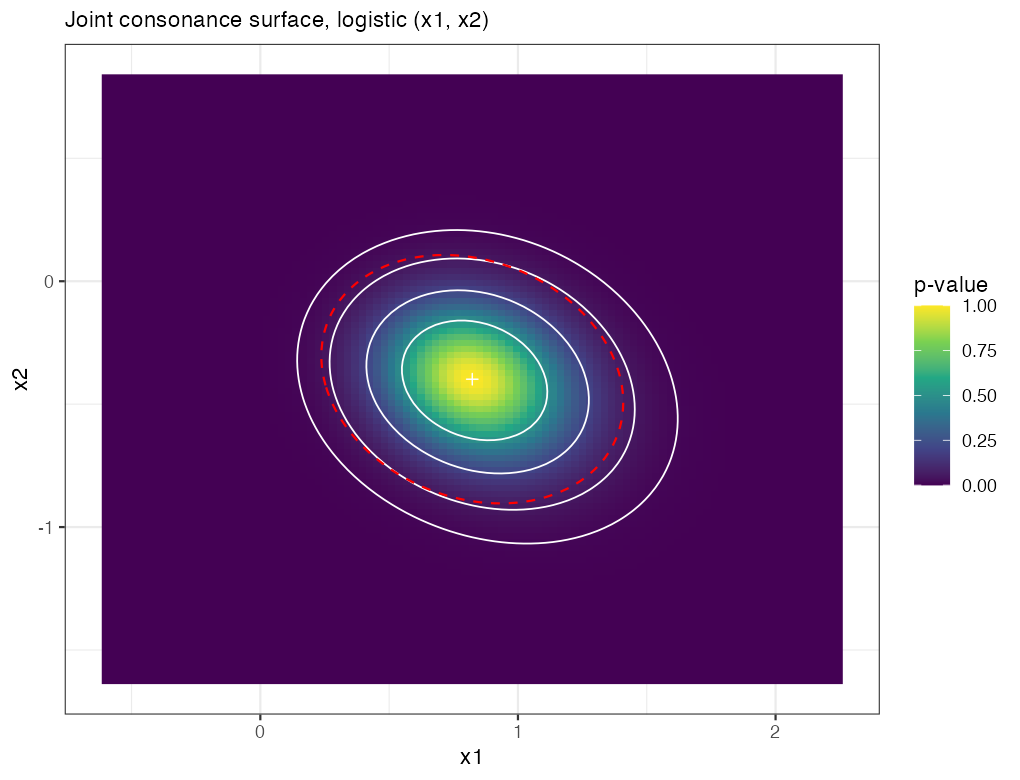

Reproduce this figure in R.
## =====================================================================
## conf_region(): a wrapper for joint confidence (consonance) regions
##
## For a parameter PAIR, the object of interest is not one ellipse at
## one alpha but the whole consonance SURFACE: at every grid point
## (t1, t2), the p-value for the joint hypothesis (theta1, theta2) =
## (t1, t2). Every confidence region at every level is a contour of
## this surface -- the 2D version of the consonance curve.
##
## Methods:
##   "lr"      profile likelihood-ratio region: fix the pair, refit
##             everything else, calibrate the deviance drop by chi^2_2.
##             (glm families with fixed dispersion: binomial, poisson.)
##   "wald"    quadratic approximation from vcov(); cheap, symmetric,
##             and wrong exactly when you care (small n, curvature).
##   "exact"   linear models only: the F-calibrated ellipse, which is
##             exact under normal errors.
##
## S3 interface:
##   conf_region(fit, parm = c("x1","x2"), method, level, steps, expand)
## returns a list: grid data.frame (t1, t2, stat, pvalue, svalue),
## boundary polygons per level, and metadata. Methods for lm, glm, and
## a default taking any negative log-likelihood function.
## =====================================================================

conf_region <- function(object, ...) UseMethod("conf_region")

.grid_from_wald <- function(est, V, steps, expand) {
  r <- expand * sqrt(qchisq(0.999, 2))
  s1 <- sqrt(V[1, 1]); s2 <- sqrt(V[2, 2])
  list(t1 = seq(est[1] - r * s1, est[1] + r * s1, length.out = steps),
       t2 = seq(est[2] - r * s2, est[2] + r * s2, length.out = steps))
}

.finish <- function(grid_df, est, levels, method, parm) {
  grid_df$pvalue <- pchisq(grid_df$stat, df = 2, lower.tail = FALSE)
  grid_df$svalue <- -log2(grid_df$pvalue)
  structure(list(grid = grid_df, estimate = est, parm = parm,
                 levels = levels, method = method,
                 cutoffs = qchisq(levels, 2)),
            class = "conf_region")
}

## ---- default: any negative log-likelihood --------------------------
## nll(theta_full) with `parm` giving the two indices of interest;
## remaining coordinates are profiled out with optim (warm-started
## column by column, which matters: cold starts on a fine grid both
## waste time and occasionally converge to the wrong branch).
conf_region.default <- function(object, start, parm = 1:2,
                                method = "lr", levels = c(.5, .8, .95, .99),
                                steps = 61, expand = 1.6, hessian_V = NULL, ...) {
  nll <- object
  opt <- optim(start, nll, method = "BFGS", hessian = TRUE)
  est <- opt$par[parm]
  V <- if (is.null(hessian_V)) solve(opt$hessian)[parm, parm] else hessian_V
  g <- .grid_from_wald(est, V, steps, expand)

  nuis <- setdiff(seq_along(start), parm)
  prof_nll <- function(t1, t2, warm) {
    if (!length(nuis)) {
      th <- start; th[parm] <- c(t1, t2); list(v = nll(th), warm = warm)
    } else {
      o <- optim(warm, function(nu) {
        th <- numeric(length(start)); th[parm] <- c(t1, t2); th[nuis] <- nu
        nll(th)
      }, method = "BFGS")
      list(v = o$value, warm = o$par)
    }
  }

  stat <- matrix(NA_real_, steps, steps)
  warm0 <- opt$par[nuis]
  for (i in seq_len(steps)) {
    warm <- warm0
    for (j in seq_len(steps)) {
      pr <- prof_nll(g$t1[i], g$t2[j], warm)
      stat[i, j] <- 2 * (pr$v - opt$value); warm <- pr$warm
    }
  }
  gd <- expand.grid(t1 = g$t1, t2 = g$t2)
  gd$stat <- pmax(0, as.vector(t(stat)))
  .finish(gd, est, levels, "lr", parm)
}

## ---- glm: profile LR via offset refits ------------------------------
conf_region.glm <- function(object, parm, method = c("lr", "wald"),
                            levels = c(.5, .8, .95, .99),
                            steps = 61, expand = 1.6, ...) {
  method <- match.arg(method)
  if (method == "lr" &&
      !object$family$family %in% c("binomial", "poisson"))
    stop("LR calibration here assumes fixed dispersion (binomial/poisson).")
  X <- model.matrix(object); cf <- coef(object)
  stopifnot(all(parm %in% colnames(X)))
  est <- cf[parm]; V <- vcov(object)[parm, parm]
  g <- .grid_from_wald(est, V, steps, expand)
  gd <- expand.grid(t1 = g$t1, t2 = g$t2)

  if (method == "wald") {
    gd$stat <- mahalanobis(as.matrix(gd), center = est, cov = V)
    return(.finish(gd, est, levels, "wald", parm))
  }

  keep <- setdiff(colnames(X), parm)
  dat  <- model.frame(object)
  yv   <- model.response(dat)
  dev_full <- deviance(object)
  gd$stat <- vapply(seq_len(nrow(gd)), function(k) {
    off <- as.vector(X[, parm, drop = FALSE] %*% c(gd$t1[k], gd$t2[k]))
    fit <- suppressWarnings(glm.fit(x = X[, keep, drop = FALSE], y = yv,
                                    offset = off, family = object$family))
    fit$deviance - dev_full
  }, numeric(1))
  gd$stat <- pmax(0, gd$stat)
  .finish(gd, est, levels, "lr", parm)
}

## ---- lm: exact F ellipse (plus Wald = the same shape, chi2-scaled) --
conf_region.lm <- function(object, parm, method = c("exact", "wald"),
                           levels = c(.5, .8, .95, .99),
                           steps = 121, expand = 1.6, ...) {
  method <- match.arg(method)
  est <- coef(object)[parm]; V <- vcov(object)[parm, parm]
  g <- .grid_from_wald(est, V, steps, expand)
  gd <- expand.grid(t1 = g$t1, t2 = g$t2)
  md <- mahalanobis(as.matrix(gd), center = est, cov = V)
  out <- if (method == "exact") {
    df2 <- df.residual(object)
    gd$stat <- md
    r <- .finish(gd, est, levels, "exact", parm)
    r$grid$pvalue <- pf(md / 2, 2, df2, lower.tail = FALSE)   # F calibration
    r$grid$svalue <- -log2(r$grid$pvalue)
    r$cutoffs <- 2 * qf(levels, 2, df2)
    r
  } else { gd$stat <- md; .finish(gd, est, levels, "wald", parm) }
  out
}

## ---- boundary extraction and plotting -------------------------------
region_boundary <- function(cr, level = 0.95) {
  cl <- grDevices::contourLines(
    x = sort(unique(cr$grid$t1)), y = sort(unique(cr$grid$t2)),
    z = matrix(cr$grid$stat,
               nrow = length(unique(cr$grid$t1)), byrow = TRUE),
    levels = cr$cutoffs[match(level, cr$levels)])
  lapply(cl, function(s) data.frame(t1 = s$x, t2 = s$y))
}

plot_region <- function(cr, title = NULL) {
  stopifnot(requireNamespace("ggplot2", quietly = TRUE))
  ggplot2::ggplot(cr$grid, ggplot2::aes(t1, t2)) +
    ggplot2::geom_raster(ggplot2::aes(fill = pvalue)) +
    ggplot2::geom_contour(ggplot2::aes(z = stat), breaks = cr$cutoffs,
                          colour = "white", linewidth = .4) +
    ggplot2::scale_fill_viridis_c(name = "p-value", limits = c(0, 1)) +
    ggplot2::annotate("point", x = cr$estimate[1], y = cr$estimate[2],
                      shape = 3, colour = "white") +
    ggplot2::labs(x = cr$parm[1], y = cr$parm[2], subtitle = title) +
    ggplot2::theme_bw()
}


## =====================================================================
## Validation
## =====================================================================

set.seed(4)
cat("== Validation ==\n")

## Test data: logistic regression, deliberately small n.
N <- 120
d <- data.frame(x1 = rnorm(N), x2 = rnorm(N))
d$y <- rbinom(N, 1, plogis(-0.3 + 0.8 * d$x1 - 0.5 * d$x2))
gfit <- glm(y ~ x1 + x2, binomial, data = d)

## (a) lm exact-F ellipse boundary against car::confidenceEllipse.
lfit <- lm(mpg ~ wt + hp + qsec, data = mtcars)
cr_lm <- conf_region(lfit, parm = c("wt", "hp"), method = "exact", steps = 201)
if (requireNamespace("car", quietly = TRUE)) {
  ce <- car::confidenceEllipse(lfit, which.coef = c("wt", "hp"),
                               levels = 0.95, draw = FALSE, segments = 200)
  ## car's ellipse points must lie ON my 95% contour: their F statistic
  ## must equal the cutoff.
  md <- mahalanobis(ce, center = coef(lfit)[c("wt", "hp")],
                    cov = vcov(lfit)[c("wt", "hp"), c("wt", "hp")])
  dev_car <- max(abs(md - 2 * qf(0.95, 2, df.residual(lfit))))
  cat(sprintf("car::confidenceEllipse on the exact-F contour : %.2e\n", dev_car))
  stopifnot(dev_car < 1e-8)
}

## (b) glm offset-refit machinery against MASS profile intervals: at
##     the endpoints of confint(), the 1-parameter profile deviance
##     drop equals qchisq(.95, 1) = 3.8415.
ci <- suppressMessages(confint(gfit, "x1"))
dev1 <- vapply(ci, function(b1) {
  X <- model.matrix(gfit)
  f <- suppressWarnings(glm.fit(X[, c("(Intercept)", "x2")], gfit$y,
                                offset = X[, "x1"] * b1, family = binomial()))
  f$deviance - deviance(gfit)
}, numeric(1))
d_b <- max(abs(dev1 - qchisq(.95, 1)))
cat(sprintf("profile deviance at confint() endpoints        : %.2e\n", d_b))
stopifnot(d_b < 5e-3)          # confint()'s own spline interpolation error

## (c) LR statistic vanishes at the MLE.
cr <- conf_region(gfit, parm = c("x1", "x2"), method = "lr", steps = 61)
at_mle <- cr$grid$stat[which.min((cr$grid$t1 - cr$estimate[1])^2 +
                                 (cr$grid$t2 - cr$estimate[2])^2)]
cat(sprintf("LR statistic near the MLE grid point           : %.2e\n", at_mle))
stopifnot(at_mle < 1e-2)

## (d) default (nll) method reproduces the glm method on the same grid.
nll_logit <- function(th) {
  eta <- th[1] + th[2] * d$x1 + th[3] * d$x2
  -sum(d$y * eta - log1p(exp(eta)))
}
cr_def <- conf_region(nll_logit, start = c(0, 0, 0), parm = 2:3,
                      method = "lr", steps = 21)
cr_glm <- conf_region(gfit, parm = c("x1", "x2"), method = "lr", steps = 21)
## align: default grid centres on optim estimates; compare via interp at
## shared points using the glm grid range on both -- simplest: compare
## profile stat at four probe points computed by both routes.
probe <- rbind(cr$estimate + c(.3, .2), cr$estimate + c(-.4, .1),
               cr$estimate + c(.2, -.3), cr$estimate)
stat_probe <- function(t1, t2) {
  X <- model.matrix(gfit)
  f <- suppressWarnings(glm.fit(X[, "(Intercept)", drop = FALSE], gfit$y,
        offset = X[, "x1"] * t1 + X[, "x2"] * t2, family = binomial()))
  f$deviance - deviance(gfit)
}
stat_nll <- function(t1, t2) {
  o <- optimize(function(b0) nll_logit(c(b0, t1, t2)), c(-5, 5), tol = 1e-10)
  2 * (o$objective - nll_logit(c(coef(gfit))))
}
d_pr <- max(abs(mapply(stat_probe, probe[, 1], probe[, 2]) -
                mapply(stat_nll,   probe[, 1], probe[, 2])))
cat(sprintf("glm offset route vs hand nll route             : %.2e\n", d_pr))
stopifnot(d_pr < 1e-6)

## (e) Joint coverage, ADEMP-lite (n_sim = 2000; coverage MCSE ~ .005).
##     Membership needs only the profile stat AT the truth -- no grid.
cat("\n== Joint 95% coverage, logistic, 2000 reps per n ==\n")
truth <- c(0.8, -0.5)
for (nn in c(40, 150)) {
hits <- t(replicate(2000, {
  dd <- data.frame(x1 = rnorm(nn), x2 = rnorm(nn))
  dd$y <- rbinom(nn, 1, plogis(-0.3 + 0.8 * dd$x1 - 0.5 * dd$x2))
  f <- suppressWarnings(glm(y ~ x1 + x2, binomial, data = dd))
  X <- model.matrix(f)
  f0 <- suppressWarnings(glm.fit(X[, "(Intercept)", drop = FALSE], f$y,
        offset = X[, "x1"] * truth[1] + X[, "x2"] * truth[2],
        family = binomial()))
  lr   <- (f0$deviance - deviance(f)) <= qchisq(.95, 2)
  wald <- mahalanobis(t(coef(f)[c("x1", "x2")]), truth,
                      vcov(f)[c("x1", "x2"), c("x1", "x2")]) <= qchisq(.95, 2)
  c(lr = lr, wald = wald)
}))
cat(sprintf("n = %3d  profile LR : %.3f   Wald : %.3f   (MCSE ~ 0.005)\n",
            nn, mean(hits[, "lr"]), mean(hits[, "wald"])))
}

## ---------------------------------------------------------------------
## Plots
## ---------------------------------------------------------------------
if (requireNamespace("ggplot2", quietly = TRUE)) {
  cr95 <- conf_region(gfit, parm = c("x1", "x2"), method = "lr", steps = 101)
  crw  <- conf_region(gfit, parm = c("x1", "x2"), method = "wald", steps = 101)
  b_lr <- region_boundary(cr95, .95)[[1]]; b_w <- region_boundary(crw, .95)[[1]]
  g <- plot_region(cr95, "Joint consonance surface, logistic (x1, x2)") +
    ggplot2::geom_path(data = b_w, ggplot2::aes(t1, t2),
                       colour = "red", linetype = 2, linewidth = .5)
  ggplot2::ggsave("conf_region.png", g, width = 6.8, height = 5.2, dpi = 150)
  cat("\nWrote conf_region.png (white: LR contours; red dashed: 95% Wald)\n")
}
